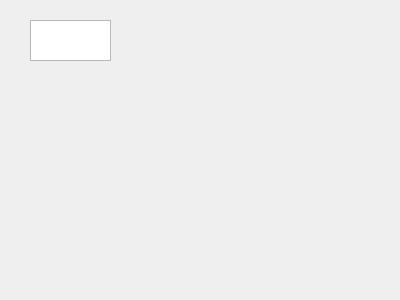
<?xml version="1.0" encoding="UTF-8"?>
<ui version="4.0">
 <class>priceCalculation</class>
 <widget class="QDialog" name="priceCalculation">
  <property name="geometry">
   <rect>
    <x>0</x>
    <y>0</y>
    <width>400</width>
    <height>300</height>
   </rect>
  </property>
  <property name="windowTitle">
   <string>Dialog</string>
  </property>
  <widget class="QTableView" name="tableView">
   <property name="geometry">
    <rect>
     <x>30</x>
     <y>20</y>
     <width>81</width>
     <height>41</height>
    </rect>
   </property>
  </widget>
 </widget>
 <resources/>
 <connections/>
</ui>
